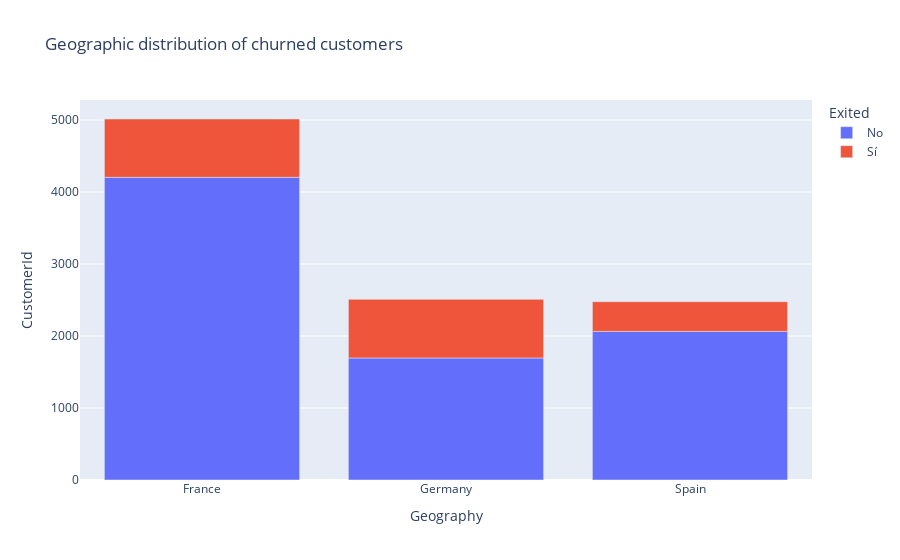

Notebook code for this chart:
### Code cell
#creamos un gráfico para ver la distribución de geografía entre los clientes que se fueron
fig = px.bar(Geography_df, x='Geography', y='CustomerId', color='Exited', title='Geographic distribution of churned customers')
fig.show()

### Figure 1 — Plotly figure (JSON) as saved in the notebook; plotly's stock layout.template omitted (floating-point values rounded to 4 significant figures)
{"data": [{"alignmentgroup": "True", "hovertemplate": "Exited=No<br>Geography=%{x}<br>CustomerId=%{y}<extra></extra>", "legendgroup": "No", "marker": {"color": "#636efa", "pattern": {"shape": ""}}, "name": "No", "offsetgroup": "No", "orientation": "v", "showlegend": true, "textposition": "auto", "type": "bar", "x": ["France", "Germany", "Spain"], "xaxis": "x", "y": [4204, 1695, 2064], "yaxis": "y"}, {"alignmentgroup": "True", "hovertemplate": "Exited=Sí<br>Geography=%{x}<br>CustomerId=%{y}<extra></extra>", "legendgroup": "Sí", "marker": {"color": "#EF553B", "pattern": {"shape": ""}}, "name": "Sí", "offsetgroup": "Sí", "orientation": "v", "showlegend": true, "textposition": "auto", "type": "bar", "x": ["France", "Germany", "Spain"], "xaxis": "x", "y": [810, 814, 413], "yaxis": "y"}], "layout": {"barmode": "relative", "legend": {"title": {"text": "Exited"}, "tracegroupgap": 0}, "title": {"text": "Geographic distribution of churned customers"}, "xaxis": {"anchor": "y", "domain": [0, 1], "title": {"text": "Geography"}}, "yaxis": {"anchor": "x", "domain": [0, 1], "title": {"text": "CustomerId"}}}}
